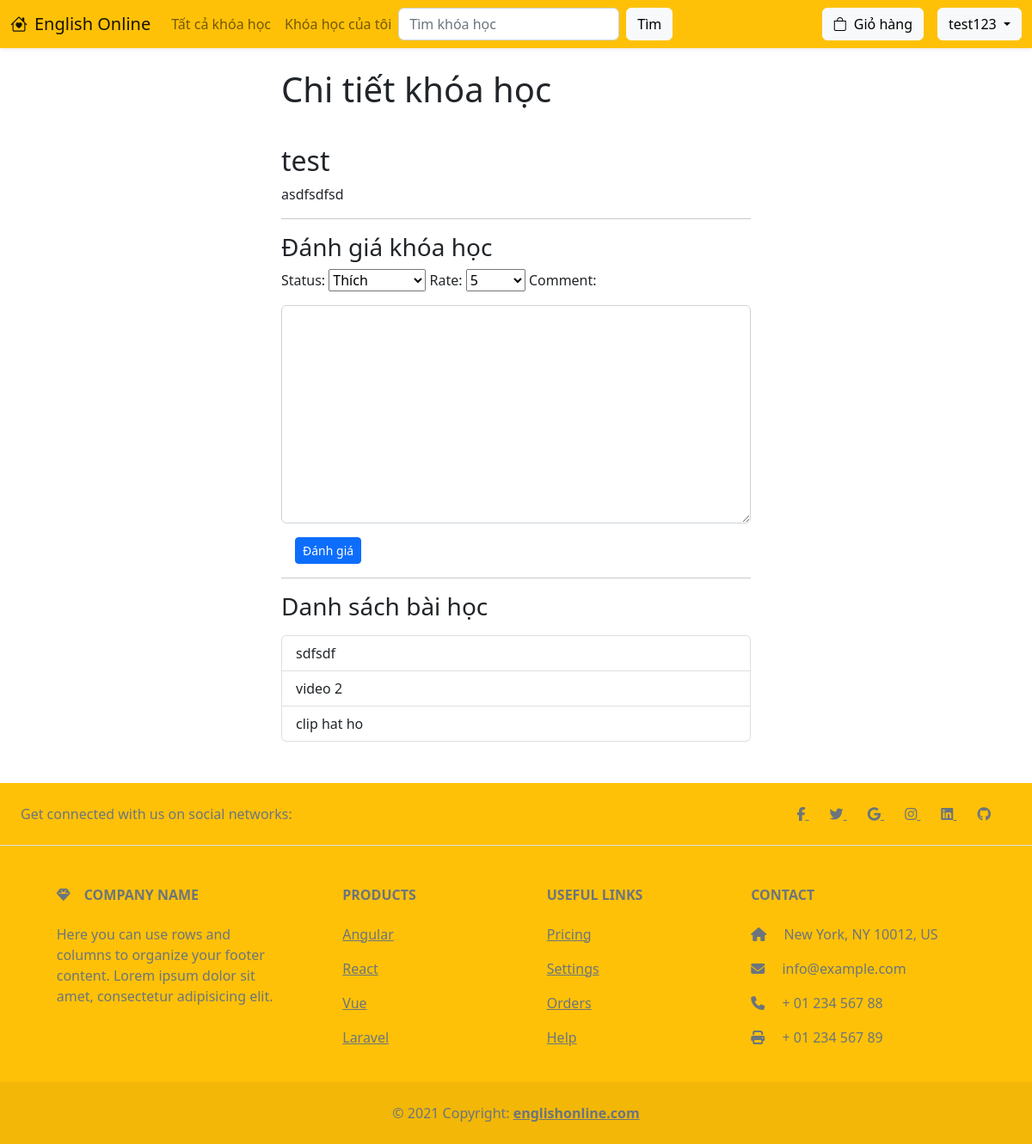
Screenshot of /my-course-detail/23/ (signed in) with the database file from the repository.
### CM/models.py (models this page shows, shortened)
class UserCourse(models.Model):
    user = models.ForeignKey(User, on_delete=models.CASCADE)
    course = models.ForeignKey(Course, on_delete=models.CASCADE)
    time_added = models.TimeField(auto_now=True)
    STATUS_CHOICES = [
        ('added','Đã thêm vào giỏ hàng'),
        ('waiting', 'Đang chờ thanh toán'),
        ('purchased', 'Đã thanh toán')
    ]
    status = models.CharField(max_length=10, choices=STATUS_CHOICES, default='added')
    class Meta:
        unique_together = ['user', 'course']

class Course(models.Model):
    title = models.CharField(max_length=200)
    img = models.ImageField(upload_to='images/')
    descreption = models.CharField(max_length=1000)
    price = models.IntegerField()
    videos = models.ManyToManyField('Video', blank=True)

class CourseReaction(models.Model):
    user = models.ForeignKey(User, on_delete=models.CASCADE)
    course = models.ForeignKey(Course, on_delete=models.CASCADE)
    time_added = models.TimeField(auto_now=True)
    STATUS_CHOICES = [
    ('like','Thích'),
    ('dislike', 'Không thích')
    ]
    RATE_CHOICES = [
        (1,1),
        (2,2),
        (3,3),
        (4,4),
        (5,5)
    ]
    status = models.CharField(max_length=10,choices=STATUS_CHOICES)
    rate = models.IntegerField(choices=RATE_CHOICES)

class Video(models.Model):
    courses = models.ManyToManyField(Course, blank=True)
    title = models.CharField(max_length=200)
    descreption = models.CharField(max_length=1000)
    url = models.FileField()

### CM/views.py (the view, shortened to what this page needs)
# urls.py: path('my-course-detail/<int:id>/', views.my_course_detail, name='my_course_detail'),
@login_required
def my_course_detail(request, id):
    course = get_object_or_404(UserCourse, pk=id)
    videos = Video.objects.filter(courses=course.course)
    course_reaction = CourseReaction.objects.filter(course=course.course, user=request.user)
    if request.method == "POST":
        comment_form = CourseCommentForm(request.POST)
        if course_reaction:
            form = CourseReactionForm(request.POST, instance=course_reaction[0])
        else:
            form = CourseReactionForm(request.POST)
        if form.is_valid() and comment_form.is_valid() :
            form.save()
            comment_form.save()
            return redirect('course_detail', course.course.id)
    else:
        comment_form = CourseCommentForm(
            initial={
                'user': request.user,
                'course': course.course.id
            }
        )
        if course_reaction:
            form = CourseReactionForm(instance=course_reaction[0])
    context = {
        'course': course,
        'videos': videos,
        'form': form,
        'comment_form': comment_form
    }
    return render(request, 'my-course-detail.html', context)

### CM/forms.py
class CourseReactionForm(ModelForm):
	class Meta:
		model = CourseReaction
		fields = ['user','course','status', 'rate']
		widgets = {
			'user': forms.HiddenInput(),
			'course': forms.HiddenInput(),
		}

class CourseCommentForm(ModelForm):
	class Meta:
		model = CourseComment
		fields = ['user', 'course', 'comment']
		widgets = {
			'user': forms.HiddenInput(),
			'course': forms.HiddenInput(),
			'comment': forms.Textarea(attrs={'class': 'form-control my-3'})
		}

### CM/templates/my-course-detail.html (shortened to what this page needs)
{% extends 'base.html' %}
{% block content %}
<div class="container">
    <div class="row justify-content-center">
        <div class="col-lg-6 col-md-8 col-12">
            <h1 class="mb-3">Chi tiết khóa học</h1>
            <h2>{{ course.course.title }}</h2>
            <p>{{ course.course.descreption }}</p>
            <hr>
            <h3>Đánh giá khóa học</h3>
            <form action="" method="post">
                {{form}}
                {{ comment_form }}
                <button class="btn btn-primary btn-sm ms-3" type="submit">Đánh giá</button>
            </form>
            <hr>
            <h3 class="mb-3">Danh sách bài học</h3>
            <ul class="list-group">
                {% for video in videos %}
                <a href="{% url 'video' video.id %}" class="list-group-item list-group-item-action">{{ video.title }}</a>
                {% endfor %}
            </ul>
        </div>
    </div>
</div>
{% endblock %}

### CM/templates/header.html (shortened to what this page needs)
<nav class="navbar navbar-expand-lg bg-warning mb-4 shadow-sm">
    <div class="container-fluid">
      <a class="navbar-brand" href="{% url 'index' %}">
        {% load static %}
        <i class="bi bi-house-heart me-2"></i>English Online
      </a>
      <div class="collapse navbar-collapse" id="navbarSupportedContent">
        <ul class="navbar-nav mb-2 mb-lg-0">
          <li class="nav-item">
            <a class="nav-link" aria-current="page" href="{% url 'courses' %}">Tất cả khóa học</a>
          </li>
          {% if request.user.is_authenticated %}
          <li class="nav-item">
            <a class="nav-link" href="{% url 'my-courses' %}">Khóa học của tôi</a>
          </li>
          {% endif %}
        </ul>
        <form class="d-flex" role="search" action="{% url 'search_result' %}" method="GET" >
            <input class="form-control me-2" type="search" placeholder="Tìm khóa học" aria-label="Search" list="datalistOptions" id="exampleDataList" name="keyword">
            <button class="btn btn-light" type="submit" value="submit">Tìm</button>
        </form>
        <ul class="navbar-nav ms-auto mb-2 mb-lg-0">
            {% if not request.user.is_authenticated %}
          <li class="nav-item me-2 mt-lg-0 mt-2">
            <a class="btn btn-outline-dark" href="{% url 'login' %}">Đăng nhập</a>
          </li>
          <li class="nav-item mt-lg-0 mt-2">
            <a class="btn btn-dark" href="{% url 'register' %}">Đăng ký</a>
          </li>
          {% else %}
          <li class="nav-item mt-lg-0 mt-2">
          <a href="{% url 'cart' %}" class="btn btn-light position-relative me-3">
            <i class="bi bi-bag me-2"></i>Giỏ hàng
          </a>
        </li>
          <li class="nav-item mt-lg-0 mt-2 dropdown">
            <a class="btn btn-light dropdown-toggle" href="#" role="button" data-bs-toggle="dropdown" aria-expanded="false">
              {{ request.user.username }}
            </a>
          </li>
        </ul>
          {% endif %}
      </div>
    </div>
  </nav>

### rows the page displays
UserCourse: course "test", course.descreption "asdfsdfsd"
CourseReaction: status "Thích", rate "5"
Video: title "sdfsdf"
Video: title "video 2"
Video: title "clip hat ho"

### other values shown
{{ request.user.username }} "test123"
